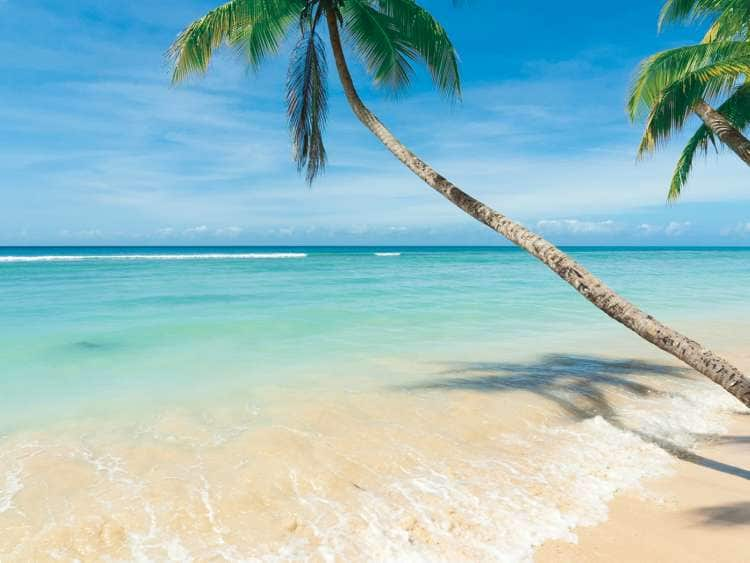
#> input picture Charlotteville-Trinidad-Tobago.jpg.image.750.563.low.jpg, 750 x 563 px, found by its file name
$ python 108cropping_image.py
#> lines starting #> are read from the running program, lines starting #| are printed output that depends on the picture
#cropping an image
import cv2
image = cv2.imread("/Users/rajaathota72/Desktop/Charlotteville-Trinidad-Tobago.jpg.image.750.563.low.jpg")
#> image is the input picture: shape (563, 750, 3); mean B, G, R 194.4, 190.6, 151.5
height,width= image.shape[:2]
#> height = 563; width = 750
start_row,start_col=int(height*0.25),int(width*0.25)
#> start_row = 140; start_col = 187
end_row,end_col=int(height*0.75),int(width*0.75)
#> end_row = 422; end_col = 562
cropped=image[start_row:end_row,start_col:end_col]
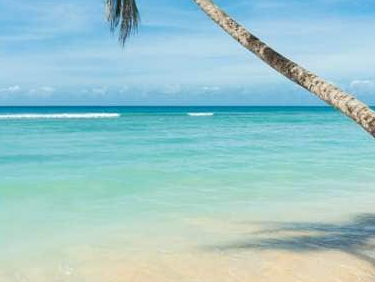
#> cropped: shape (282, 375, 3); mean B, G, R 203.1, 199.1, 154.9
cv2.imshow("original image",image)
cv2.waitKey(6000)
cv2.imshow('cropped',cropped)
cv2.waitKey(6000)
cv2.destroyAllWindows()
